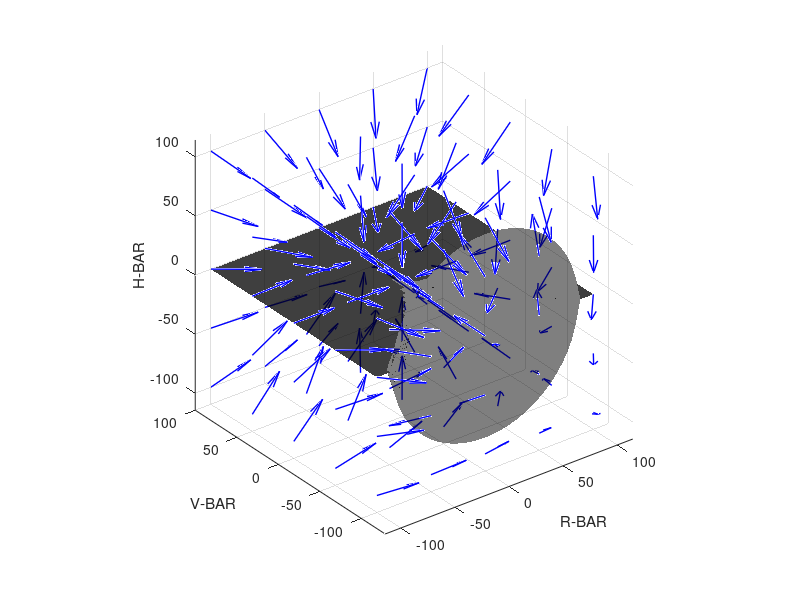

Reproduce this figure in MATLAB.
clear
close all
clc

    acone = 0.08; % note: these are adimensional parameters to have 0.9m of radius at docking port
    bcone = 5; % note: these are adimensional parameters to have 0.9m of radius at docking port

    p=100;

    pointsR = linspace(-p,p,5);
    pointsV = linspace(-p,p,5);
    pointsH = linspace(-p,p,5);
    [X,Y,Z] = meshgrid(pointsR, pointsV, pointsH);

% % approach cone definition
%     h = @(r) r(1).^2 + acone.^2.*(r(2)-bcone).^3 + r(3).^2;
% 
%     % computation of the nablas
%     Nablah = @(r) [2.*r(1); 3.*acone.^2.*(r(2)-bcone).^2; 2.*r(3)];
%     NablaUrep = ( rho./h(rho).^2 - (rho'.*rho).*Nablah(rho)./h(rho).^3 );

    NAB_R = p*(X./((4.*(Y - 5).^3)./625 + X.^2 + Z.^2).^2 - (2.*X.*(X.*(X) + Y.*(Y) + Z.*(Z)))./((4.*(Y - 5).^3)./625 + X.^2 + Z.^2).^3);
    NAB_V = p*(Y./((4.*(Y - 5).^3)./625 + X.^2 + Z.^2).^2 - (12.*(Y - 5).^2.*(X.*(X) + Y.*(Y) + Z.*(Z)))./(625.*((4.*(Y - 5).^3)./625 + X.^2 + Z.^2).^3));
    NAB_H = p*(Z./((4.*(Y - 5).^3)./625 + X.^2 + Z.^2).^2 - (2.*Z.*(X.*(X) + Y.*(Y) + Z.*(Z)))./((4.*(Y - 5).^3)./625 + X.^2 + Z.^2).^3);

    normalizer = sqrt(NAB_R.^2+NAB_V.^2+NAB_H.^2);
    % plots is in km, the computation of the cone is in meters
    figure
    quiver3(X,Y,Z,NAB_R./normalizer,NAB_V./normalizer,NAB_H./normalizer,'b','LineWidth',1);
    xlabel("R-BAR");
    ylabel("V-BAR");
    zlabel("H-BAR");
    axis equal
    grid on

    pointsR = linspace(-p,p,51);
    pointsV = linspace(-p,p,51);
    [X,Y] = meshgrid(pointsR, pointsV);
    z = @(RbarX,VbarX) real(sqrt(acone^2*bcone^3 - 3*acone^2*bcone^2.*VbarX + 3*acone^2*bcone.*VbarX.^2 - acone^2.*VbarX.^3 - RbarX.^2));
    halfCone = z(X,Y);

    % plots is in km, the computation of the cone is in meters
    hold on
    surf(X,Y,halfCone,'FaceColor','black','FaceAlpha',0.5,'EdgeColor','none','EdgeLighting','gouraud');
    surf(X,Y,-halfCone,'FaceColor','black','FaceAlpha',0.5,'EdgeColor','none','EdgeLighting','gouraud');